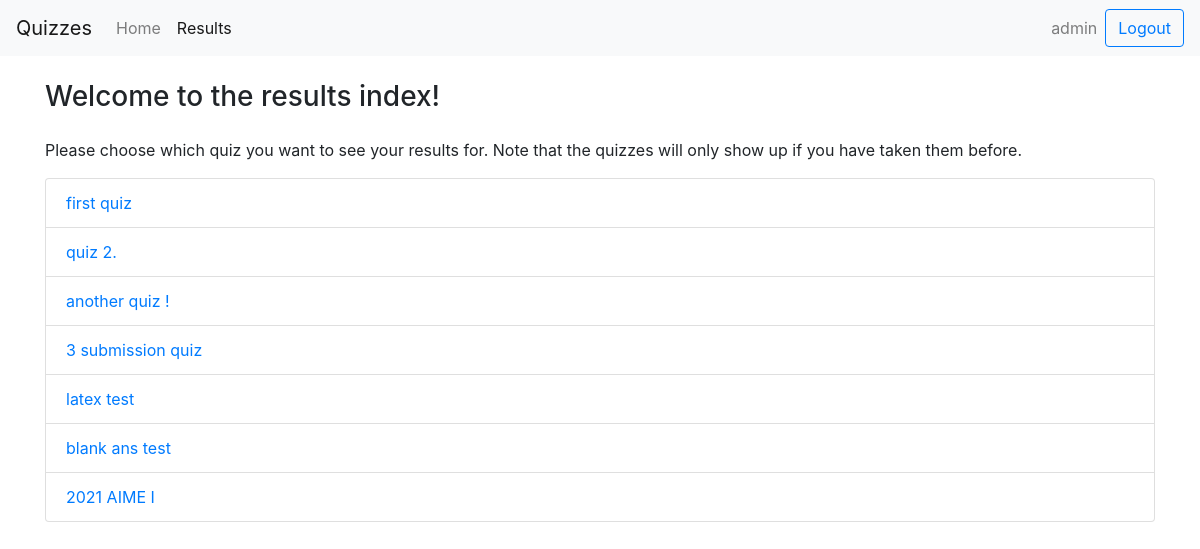
/results/ (signed in), run on an earlier commit of the app's database.
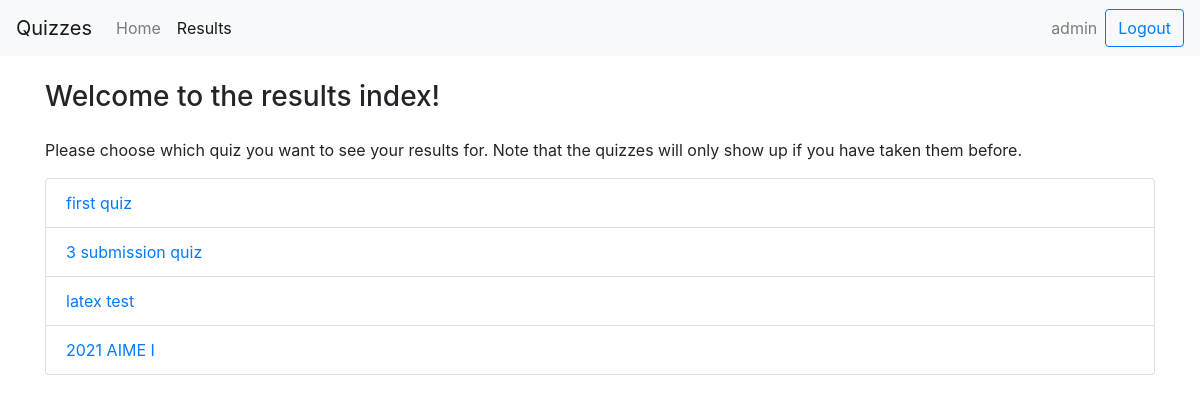
And on a later commit of the database.
### quiz/models.py (models this page shows, shortened)
class Quiz(models.Model):
    name = models.CharField(max_length=1000)
    description = models.CharField(max_length=300, default = "")
    max_subs = models.IntegerField(default = 99999)
    is_18_plus = models.BooleanField(default = False)

### quiz/views.py (the view, shortened to what this page needs)
# urls.py: path('results/', views.ResultsView.as_view(), name = 'results'),
class ResultsView(View):
    def get(self, request):
        if not(request.user.is_authenticated):
            return HttpResponseRedirect(reverse('quiz:index'))
        template = loader.get_template('quiz/results.html')
        quizzes = []
        for quiz in Quiz.objects.all():
            past_subs = Submission.objects.filter(user = request.user, \
            question__quiz = quiz, final_sub = True)
            if past_subs.count() != 0:
                quizzes.append(quiz)
        context = {
            'quizzes': quizzes,
        }
        return HttpResponse(template.render(context, request))

### quiz/templates/quiz/results.html (shortened to what this page needs)
{% load static %}
<!DOCTYPE html>
<html>
  <head>
      <link rel="stylesheet" href="https://maxcdn.bootstrapcdn.com/bootstrap/4.4.1/css/bootstrap.min.css" />
      <link rel="stylesheet" type="text/css" href="{% static 'quiz/style.css' %}">
  </head>
  <body>
    <div class = "container-fluid">
      <nav class="navbar navbar-expand-lg navbar-light bg-light">
        <a class="navbar-brand" href="/">Quizzes</a>
        <div class="collapse navbar-collapse" id="navbarSupportedContent">
          <ul class="navbar-nav mr-auto">
            <li class="nav-item">
              <a class="nav-link" href="/">Home</a>
            </li>
            <li class="nav-item active">
              <a class="nav-link" href="">Results</a>
            </li>
          </ul>
          <ul class="navbar-nav ml-auto">
            <span class="navbar-text mx-2">
              {{ user.username }}
            </span>
            <form method = "POST" class="form-inline my-2 my-lg-0">
              <button class="btn btn-outline-primary my-2 my-sm-0" type="submit" name = "logout">Logout</button>
            </form>
          </ul>
        </div>
      </nav>
    </div>
    <div class = "container">
      <div class = "page-header my-4">
        <h3>Welcome to the results index!</h3>
      </div>
      <p>Please choose which quiz you want to see your results for.
      Note that the quizzes will only show up if you have taken them before.</p>
      <ul class = "list-group">
        {% for quiz in quizzes %}
          <li class = "list-group-item"><a href = {{quiz.id}}>{{quiz.name}}</a></li>
        {% endfor %}
      </ul>
    </div>
  </body>
</html>

What changed in the data, as far as the page shows it:
removed Quiz: name "quiz 2."
removed Quiz: name "another quiz !"
removed Quiz: name "blank ans test"
